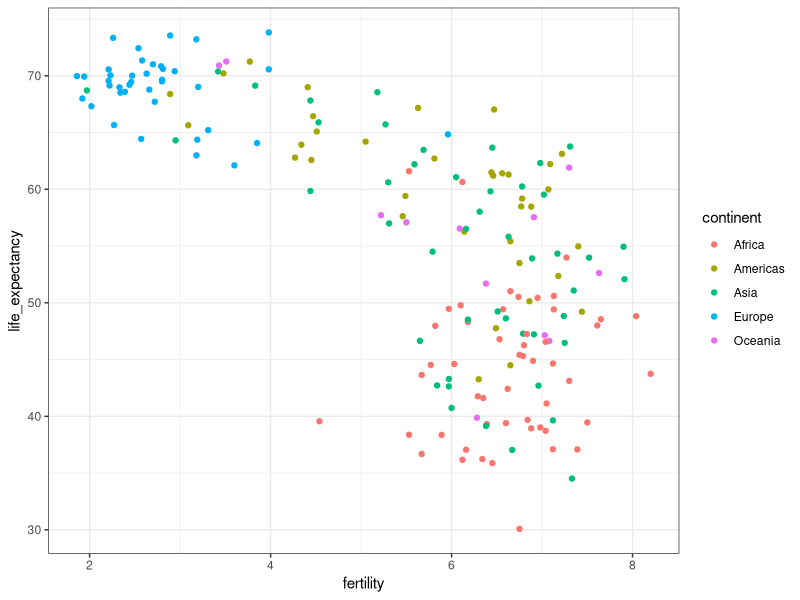
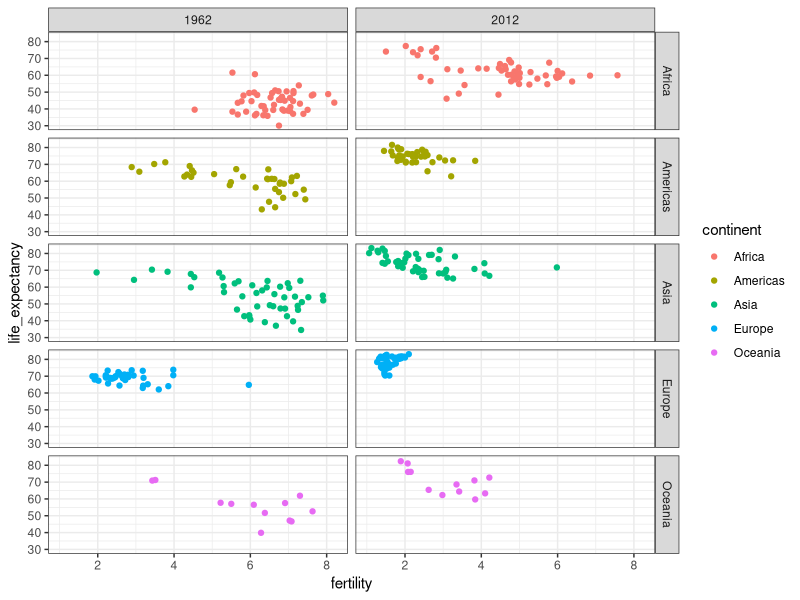
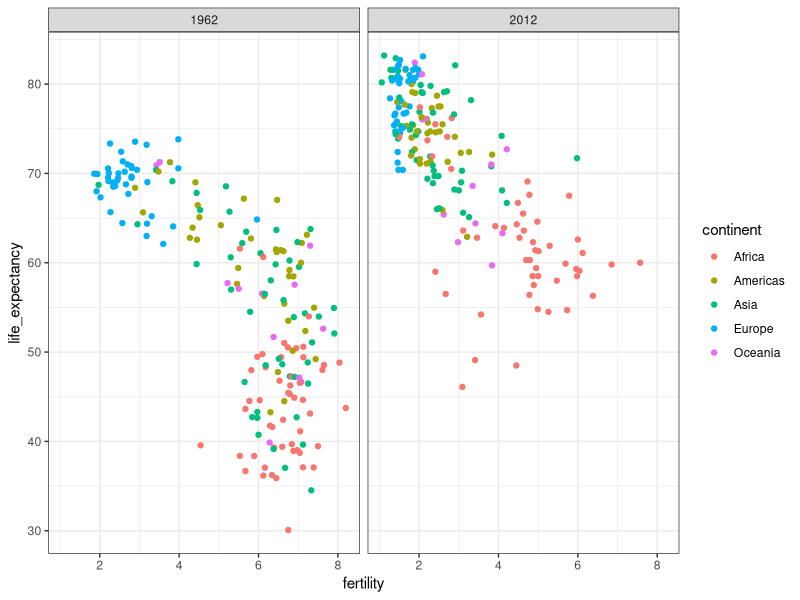
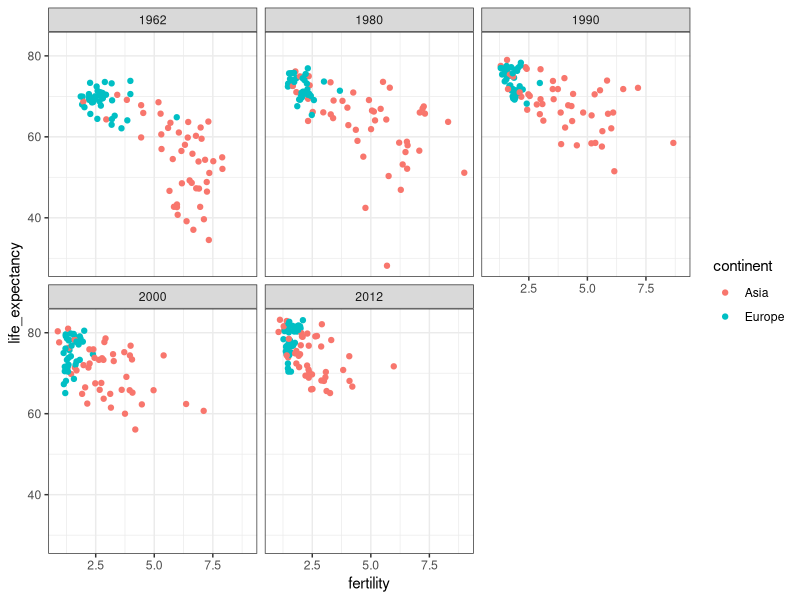

The R script that drew these images, in order:
library(tidyverse)
library(dslabs)
data(gapminder)

# compare infant mortality in Sri Lanka and Turkey
gapminder %>%
  filter(year == 2015 & country %in% c("Sri Lanka", "Turkey")) %>%
  select(country, infant_mortality)

# basic scatterplot of life expectancy versus fertility
ds_theme_set()    # set plot theme
# add color as continent
filter(gapminder, year == 1962) %>%
  ggplot(aes(fertility, life_expectancy, color = continent)) +
  geom_point()

# facet by continent and year
filter(gapminder, year %in% c(1962, 2012)) %>%
  ggplot(aes(fertility, life_expectancy, col = continent)) +
  geom_point() +
  facet_grid(continent ~ year)


# facet by year only
filter(gapminder, year %in% c(1962, 2012)) %>%
  ggplot(aes(fertility, life_expectancy, col = continent)) +
  geom_point() +
  facet_grid(. ~ year)


# facet by year, plots wrapped onto multiple rows
years <- c(1962, 1980, 1990, 2000, 2012)
continents <- c("Europe", "Asia")
gapminder %>%
  filter(year %in% years & continent %in% continents) %>%
  ggplot(aes(fertility, life_expectancy, col = continent)) +
  geom_point() +
  facet_wrap(~year)
